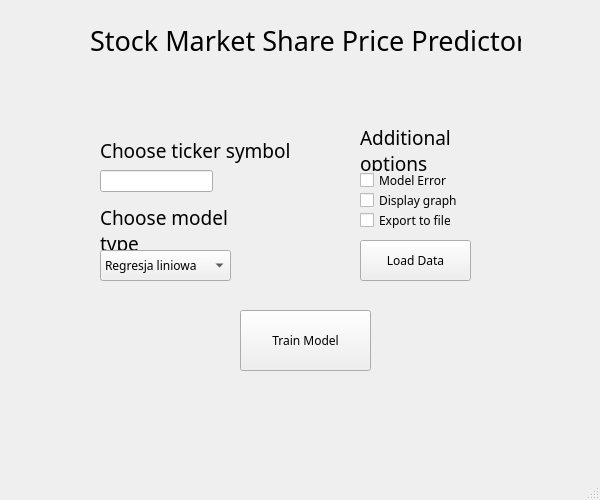
<?xml version="1.0" encoding="UTF-8"?>
<ui version="4.0">
 <class>MainWindow</class>
 <widget class="QMainWindow" name="MainWindow">
  <property name="geometry">
   <rect>
    <x>0</x>
    <y>0</y>
    <width>600</width>
    <height>500</height>
   </rect>
  </property>
  <property name="font">
   <font>
    <family>Bahnschrift</family>
   </font>
  </property>
  <property name="windowTitle">
   <string>Stock Market Share Price Predictor</string>
  </property>
  <widget class="QWidget" name="centralwidget">
   <widget class="QPushButton" name="load">
    <property name="geometry">
     <rect>
      <x>360</x>
      <y>240</y>
      <width>111</width>
      <height>41</height>
     </rect>
    </property>
    <property name="cursor">
     <cursorShape>PointingHandCursor</cursorShape>
    </property>
    <property name="text">
     <string>Load Data</string>
    </property>
   </widget>
   <widget class="QLabel" name="label">
    <property name="geometry">
     <rect>
      <x>90</x>
      <y>20</y>
      <width>431</width>
      <height>41</height>
     </rect>
    </property>
    <property name="font">
     <font>
      <family>Bahnschrift</family>
      <pointsize>20</pointsize>
     </font>
    </property>
    <property name="text">
     <string>Stock Market Share Price Predictor</string>
    </property>
   </widget>
   <widget class="QLabel" name="optionsLabel">
    <property name="geometry">
     <rect>
      <x>360</x>
      <y>130</y>
      <width>161</width>
      <height>41</height>
     </rect>
    </property>
    <property name="font">
     <font>
      <family>Bahnschrift</family>
      <pointsize>14</pointsize>
     </font>
    </property>
    <property name="autoFillBackground">
     <bool>false</bool>
    </property>
    <property name="text">
     <string>Additional options</string>
    </property>
    <property name="scaledContents">
     <bool>true</bool>
    </property>
    <property name="wordWrap">
     <bool>true</bool>
    </property>
   </widget>
   <widget class="QPushButton" name="trainModel">
    <property name="geometry">
     <rect>
      <x>240</x>
      <y>310</y>
      <width>131</width>
      <height>61</height>
     </rect>
    </property>
    <property name="cursor">
     <cursorShape>PointingHandCursor</cursorShape>
    </property>
    <property name="text">
     <string>Train Model</string>
    </property>
   </widget>
   <widget class="QCheckBox" name="errorBox">
    <property name="geometry">
     <rect>
      <x>360</x>
      <y>170</y>
      <width>91</width>
      <height>20</height>
     </rect>
    </property>
    <property name="text">
     <string>Model Error</string>
    </property>
   </widget>
   <widget class="QCheckBox" name="graphBox">
    <property name="geometry">
     <rect>
      <x>360</x>
      <y>190</y>
      <width>101</width>
      <height>20</height>
     </rect>
    </property>
    <property name="text">
     <string>Display graph</string>
    </property>
   </widget>
   <widget class="QCheckBox" name="exportBox">
    <property name="geometry">
     <rect>
      <x>360</x>
      <y>210</y>
      <width>91</width>
      <height>20</height>
     </rect>
    </property>
    <property name="text">
     <string>Export to file</string>
    </property>
   </widget>
   <widget class="QLabel" name="modelLabel">
    <property name="geometry">
     <rect>
      <x>100</x>
      <y>210</y>
      <width>171</width>
      <height>41</height>
     </rect>
    </property>
    <property name="font">
     <font>
      <family>Bahnschrift</family>
      <pointsize>14</pointsize>
     </font>
    </property>
    <property name="autoFillBackground">
     <bool>false</bool>
    </property>
    <property name="text">
     <string>Choose model type</string>
    </property>
    <property name="scaledContents">
     <bool>true</bool>
    </property>
    <property name="wordWrap">
     <bool>true</bool>
    </property>
   </widget>
   <widget class="QComboBox" name="chooseModel">
    <property name="geometry">
     <rect>
      <x>100</x>
      <y>250</y>
      <width>131</width>
      <height>31</height>
     </rect>
    </property>
    <property name="cursor">
     <cursorShape>PointingHandCursor</cursorShape>
    </property>
    <property name="editable">
     <bool>false</bool>
    </property>
    <property name="currentText">
     <string>Regresja liniowa</string>
    </property>
    <property name="minimumContentsLength">
     <number>3</number>
    </property>
    <property name="placeholderText">
     <string/>
    </property>
    <item>
     <property name="text">
      <string>Regresja liniowa</string>
     </property>
    </item>
    <item>
     <property name="text">
      <string>LSTM</string>
     </property>
    </item>
   </widget>
   <widget class="QLabel" name="fileLabel">
    <property name="geometry">
     <rect>
      <x>100</x>
      <y>130</y>
      <width>191</width>
      <height>41</height>
     </rect>
    </property>
    <property name="font">
     <font>
      <family>Bahnschrift</family>
      <pointsize>14</pointsize>
     </font>
    </property>
    <property name="autoFillBackground">
     <bool>false</bool>
    </property>
    <property name="text">
     <string>Choose ticker symbol</string>
    </property>
    <property name="scaledContents">
     <bool>true</bool>
    </property>
    <property name="wordWrap">
     <bool>true</bool>
    </property>
   </widget>
   <widget class="QLineEdit" name="tickerEdit">
    <property name="geometry">
     <rect>
      <x>100</x>
      <y>170</y>
      <width>113</width>
      <height>22</height>
     </rect>
    </property>
    <property name="maxLength">
     <number>5</number>
    </property>
    <property name="clearButtonEnabled">
     <bool>false</bool>
    </property>
   </widget>
  </widget>
  <widget class="QMenuBar" name="menubar">
   <property name="geometry">
    <rect>
     <x>0</x>
     <y>0</y>
     <width>600</width>
     <height>18</height>
    </rect>
   </property>
  </widget>
  <widget class="QStatusBar" name="statusbar"/>
 </widget>
 <resources/>
 <connections/>
</ui>
